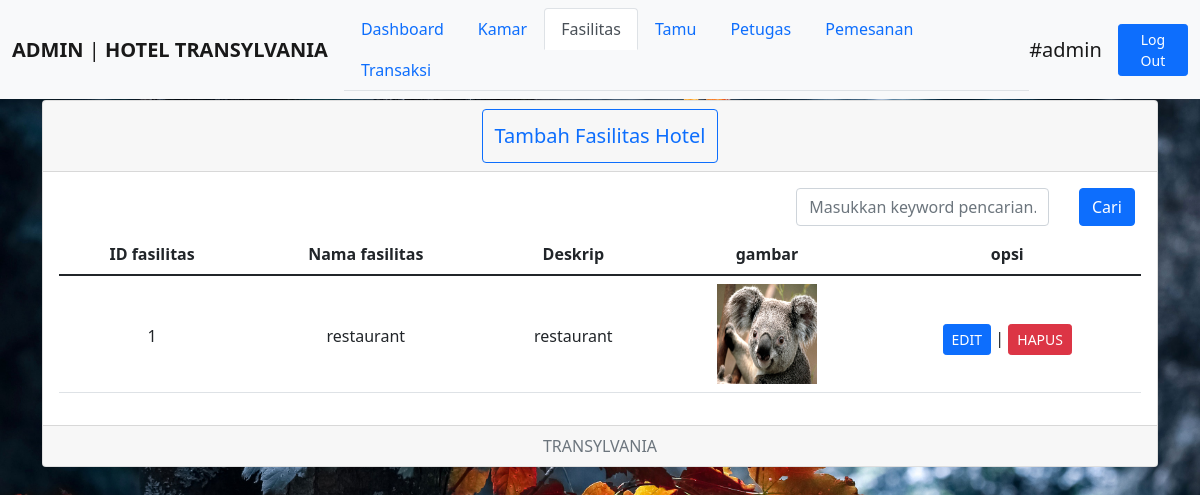
The page /admin/daftarfasilitas.php (signed in) on the database its author committed.
### tables this page shows
CREATE TABLE `fasilitas` (
  `idfasilitas` int(11) NOT NULL,
  `namafas` varchar(100) NOT NULL,
  `deskrip` varchar(1000) NOT NULL,
  `gambar` varchar(100) NOT NULL
);

### admin/daftarfasilitas.php (the view, shortened to what this page needs)
<?php
include 'fungsi/koneksi.php';
$data = mysqli_query($koneksi,"SELECT * FROM fasilitas");
?>
<!DOCTYPE html>
<html>
<head>
	<link rel="stylesheet" type="text/css" href="css/bootstrap.min.css">
	<link rel="stylesheet" type="text/css" href="adm.css">
</head>
<body>
	<nav class="navbar navbar-expand-lg navbar-light bg-light fixed-top">
	  	<div class="container-fluid">
	    	<a class="navbar-brand" href="#"><span style="font-weight:bold; text-transform: uppercase;"><?php
		     $nama=$_SESSION['username'];
		     $l=mysqli_query($koneksi,"SELECT level FROM login WHERE username = '$nama'");
		     $n=mysqli_fetch_array($l);
		     echo $n['level'];
		     ?></span> | <b>HOTEL TRANSYLVANIA</b> </a>
	    	<div class="collapse navbar-collapse" id="navbarSupportedContent">
	    		<ul class="nav nav-tabs me-auto mb-2 mb-lg-0">
					  <li class="nav-item">
					    <a class="nav-link " href="index.php">Dashboard</a>
					  </li>
					  <li class="nav-item">
					    <a class="nav-link" href="daftarkamar.php">Kamar</a>
					  </li>
					  <li class="nav-item">
					    <a class="nav-link active" aria-current="page" href="daftarfasilitas.php">Fasilitas</a>
					  </li>
					  <li class="nav-item">
					    <a class="nav-link " href="daftartamu.php">Tamu</a>
					  </li>
					  <li class="nav-item">
					    <a class="nav-link" href="daftarpetugas.php">Petugas</a>
					  </li>
					  <li class="nav-item">
					    <a class="nav-link" href="pemesanan.php">Pemesanan</a>
					  </li>
					  <li class="nav-item">
					    <a class="nav-link" href="daftartransaksi.php">Transaksi</a>
					  </li>
					</ul>
					<a class="navbar-brand">#<?php
		             $nama=$_SESSION['username'];
		             echo "$nama"
		             ?></a>
					<form class="d-flex">
				        <a href="logout.php" class="btn btn-primary btn-sm" type="submit">Log Out</a>
				    </form>
	    	</div>
	  	</div>
	</nav>
<div style="margin-top:100px; margin-bottom: 100px;" class="container">
	<div class="card text-center" >
	  <div class="card-header">
	  	<a class="btn btn-outline-primary" href="inputf.php" style=" text-decoration: none;" title="Tambah Fasilitas"><h5 class="card-title mt-2">Tambah Fasilitas Hotel</h5></a>
  </div>
  <div class="card-body">
  	<form action="" method="post">
  		<div class="row mb-2">
  			<div class="col-md-8">
				</div>
				<div class="col-md-3">
					<div class="form-group">
						<input type="text" name="keyword" class="form-control" autofocus autocomplete="off" placeholder="Masukkan keyword pencarian..">
					</div>
				</div>
				<div class="col-md-1">
					<div class="form-group">
						<button class="btn btn-primary" type="submit" name="cari">Cari</button>
					</div>
				</div>
			</div>
  	</form>
    <table class="table">
  <thead>
    <tr>
      <th class="col" scope="col">ID fasilitas</th>
      <th class="col" scope="col">Nama fasilitas</th>
      <th class="col" scope="col">Deskrip</th>
      <th class="col" scope="col">gambar</th>
      <th class="col" scope="col">opsi</th>
    </tr>
  </thead>
  <tbody>
  	<?php
  	while ($d = mysqli_fetch_array($data)) {
  		?>
  		<tr>
    		<td class="pt-5"><?php echo $d['idfasilitas']; ?></td>
	     	<td class="pt-5"><?php echo $d['namafas']; ?></td>
		    <td class="pt-5"><?php echo $d['deskrip']; ?></td>
		    <td><img style="width: 100px; height: 100px;" src="../img/<?php echo $d['gambar']; ?>"></td>
		    <td class="pt-5"><a href="editfas.php?id=<?= $d['idfasilitas']; ?>" class="btn btn-primary btn-sm">EDIT</a> | <a href="fungsi/hapusf.php?id=<?= $d['idfasilitas']; ?>" class="btn btn-danger btn-sm"disabled>HAPUS</a></td>
	    </tr>
    <?php
  	}
  	?>
  </tbody>
</table>
  </div>
	  <div class="card-footer text-muted">
	    TRANSYLVANIA
	  </div>
	</div>
</div>
</body>
</html>

### admin/adm.css (style rules this page uses)
body { background-image: url(../img/ht1.jpg) ; background-size: cover; background-position: cover; background-attachment: fixed; }

### rows shown on the page
fasilitas: idfasilitas "1", namafas "restaurant", deskrip "restaurant", gambar (picture)

### other values the page prints
$n['level'] "ADMIN"
$nama "admin"
